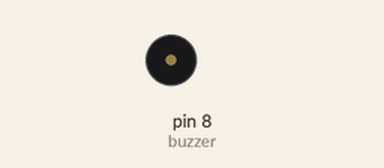
Recording of a sketch running on a simulated Arduino Uno, built with avr-gcc and run on an emulated ATmega328P. Shown: buzzer (waves = sounding).

Above: at 0.1 s.
Timing chart, 0 to 1.6 s (numbered marks = the images above):
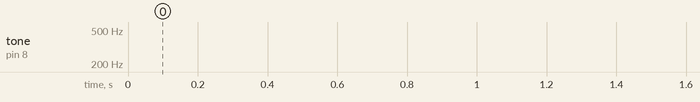

The sketch:

frequency_range.ino
```cpp
//This code is to use with a buzzer if you're using the module with 3 pins wire the I/O with D8
//If you're using the other version wire the (+) pin with 8
// Refer to https://surtrtech.com/ for more information

//Increasing sound freqency from 100Hz to 2KHz then decreasing frequency from 2KHz to 100Hz

int buzzer = 8;
void setup() {

  pinMode(buzzer,OUTPUT);
}
void loop() {
    for(int i=100 ; i<2000 ; i++){ // loop for to increase the sound frequency
         tone(buzzer, i);
         delay(1); //You can change the delay if you want to make it longer or shorter
    }
    for(int i=2000 ; i>100 ; i--){
         tone(buzzer, i);
         delay(1);
    }
}
```
